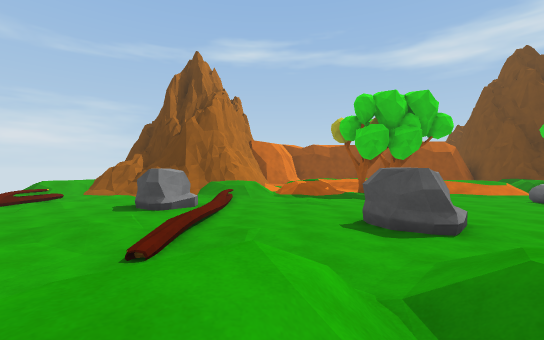
view 1 (above)

16 first-person views from a walk through a scene from a Unity 3-D project. The camera is 1.3 m above the floor, looks level and sees 90° across. The floor is counted in squares, 2 m on a side. Each view is taken from the middle of a square. On the plan, view 1 faces up. The plan holds only what a view shows up to about 9 squares ahead; the rest is blank. The place goes on beyond the plan. The player character is not drawn.

view 2
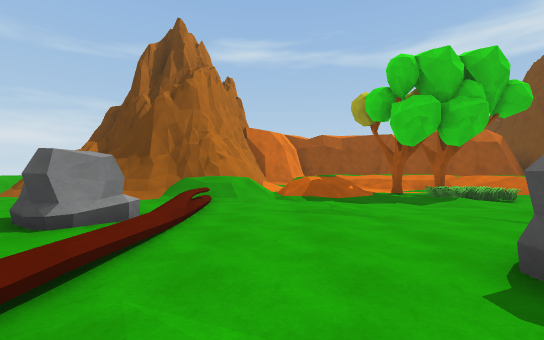

view 3
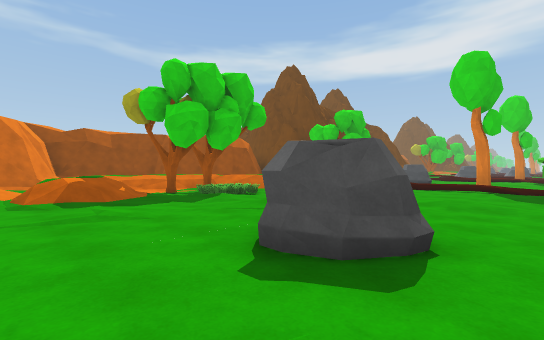

view 4
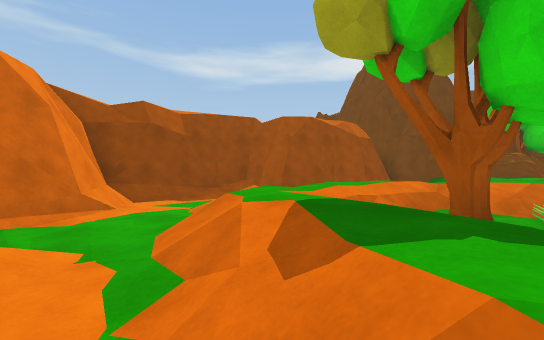

view 5
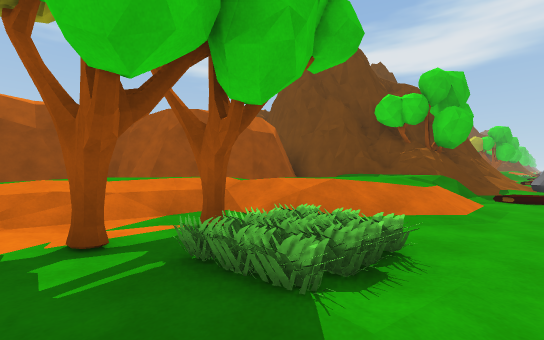

view 6
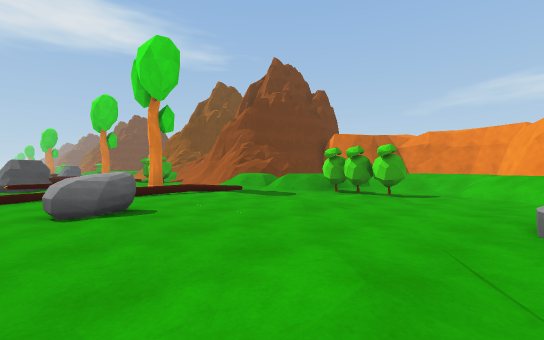

view 7
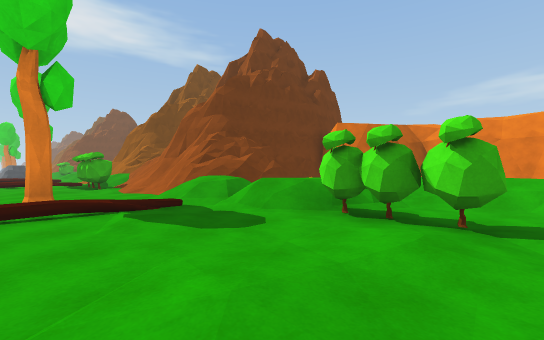

view 8
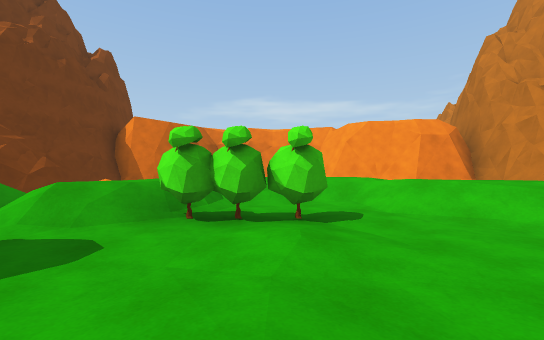

view 9
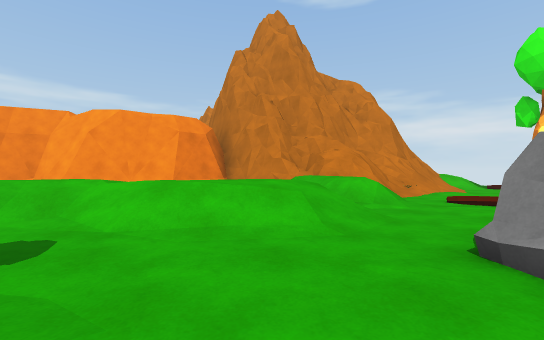

view 10
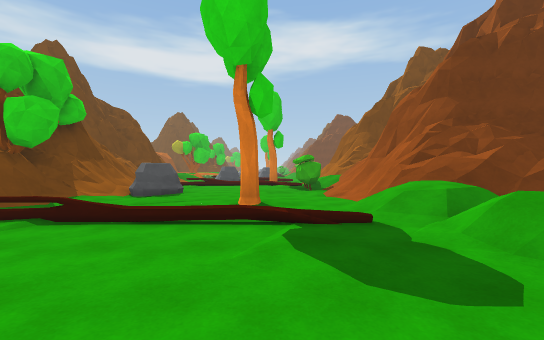

view 11
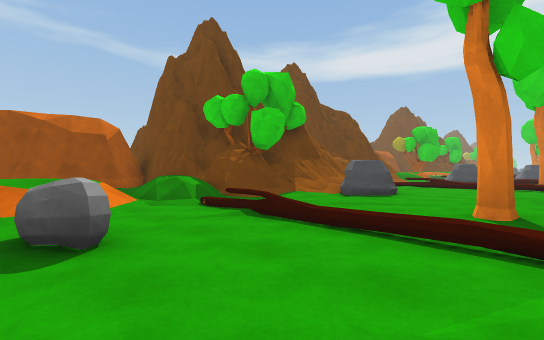

view 12
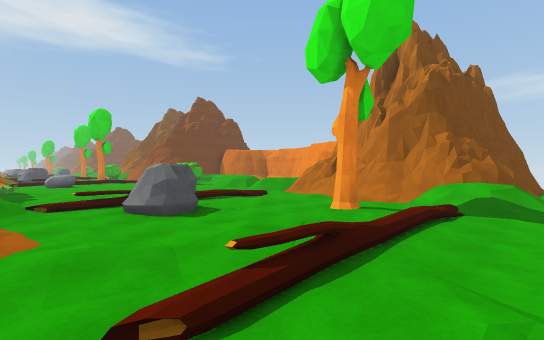

view 13
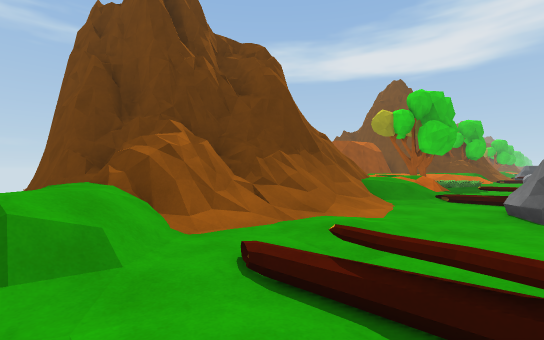

view 14
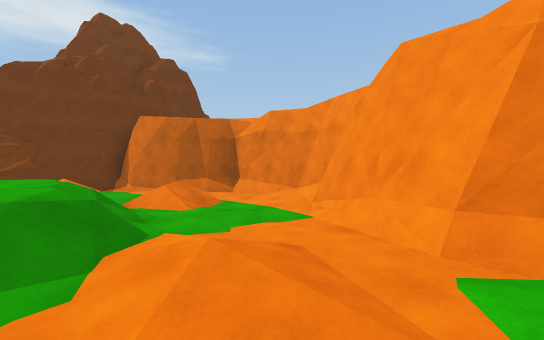

view 15
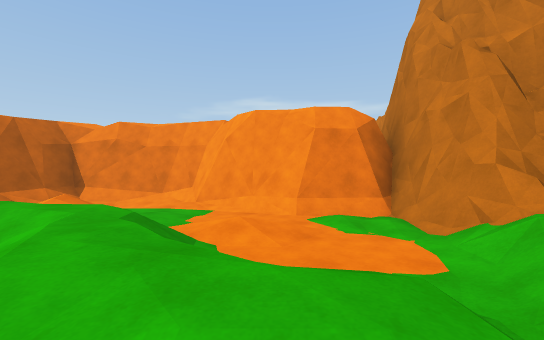

view 16
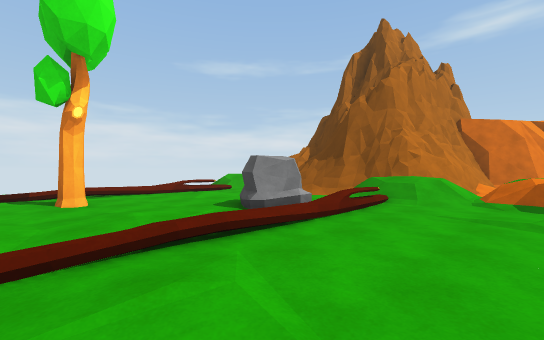

### Floor plan
Key: @ floor where view 1 was taken; # wall or solid block; x gap in a wall; . main floor; : floor 0.25 m higher than the main floor; - floor 0.25 m lower than the main floor; + floor 1 m higher than the main floor; / step, stairs or slope; = window, fence, low wall or low ledge; ^ raised ledge; R rock; T tree; B bush.
Columns run from 8 left of view 1 to 15 right of it. Each row starts with its distance up from view 1.
 17          ######
 16          #/./###
 15  #     ###..  :##
 14  #     #/.:/    ####
 13  ##    #/.///     /#
 12  ###^ ##./++/+/   /##
 11 /===^^##.//T.T/   //###
 10 +//##=#+/+/.../++/+=TT##
  9 /..:/.//./..B..////.////
  8 .=.....=..........=...R/
  7 .x...RR=.......R..=...RR
  6 .....R............/.....
  5 ..........R......./.....
  4 ...T.:....R...:.../.T..:
  3 ./...../........../....B
  2 //////./////....////////
  1 //==#/////+//.BB///+##==
  0  ##^####@.///../+  /##
 -1 .#    ##/../++++   ##
 -2 .#     #..::////  /##
 -3 ##     #.:....//:./#
 -4        ####.../  /##
 -5           ###.--/##
 -6             ######

Positions as (right, up) in squares from view 1, and headings:
1: (0, 0), facing up
2: (0, 3), facing up
3: (0, 3), facing up-right
4: (0, 10), facing up-right
5: (3, 8), facing up-right
6: (3, 8), facing down-right
7: (5, 5), facing down-right
8: (6, 5), facing down
9: (5, 4), facing down-left
10: (6, 4), facing right
11: (7, 4), facing up-right
12: (-8, 9), facing down-right
13: (-8, 7), facing up-right
14: (1, -1), facing down-right
15: (2, 2), facing down
16: (1, 3), facing up-left
